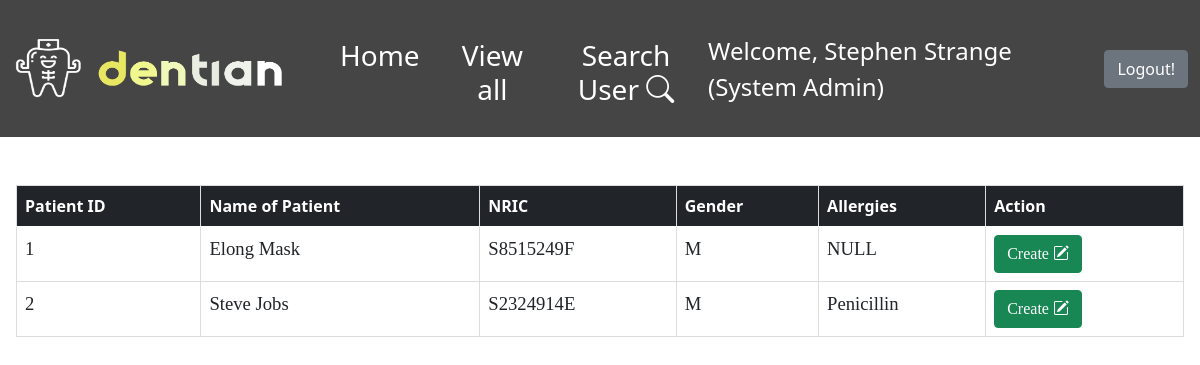
The app's page /DentistPatient.php (signed in) with its own data.
### tables this page shows
CREATE TABLE `patient_profile` (
  `Patient_ID` int(11) NOT NULL,
  `Status` varchar(10) NOT NULL DEFAULT 'Active',
  `First_Name` varchar(20) NOT NULL,
  `Last_Name` varchar(20) NOT NULL,
  `NRIC_PNum` varchar(9) NOT NULL,
  `Gender` char(1) NOT NULL,
  `Birth_Date` date DEFAULT NULL,
  `Address` varchar(50) NOT NULL,
  `Nationality` varchar(100) NOT NULL,
  `Phone_Num` int(8) NOT NULL,
  `Email` varchar(50) NOT NULL,
  `Marital Status` varchar(20) NOT NULL,
  `Occupation` varchar(50) NOT NULL,
  `Smoker` varchar(3) NOT NULL,
  `Allergies` varchar(100) DEFAULT NULL,
  `Long_term_med` varchar(200) DEFAULT NULL,
  `Existing_Med_Conds` varchar(200) DEFAULT NULL,
  `Referred_by_clinic` varchar(50) DEFAULT NULL,
  `Referred_memo` varchar(200) DEFAULT NULL,
  `Family_ID` int(100) DEFAULT NULL,
  `Emer_Name` varchar(20) NOT NULL,
  `Emer_Contact` int(8) NOT NULL,
  `Emer_relation` varchar(10) NOT NULL,
  `Subsidies` varchar(3) NOT NULL
);

### db_connection.php (called while the page is built, shortened)
<?php
class DB_Connect
{
    public function connect()
    {
        try {
            $host2 = "sql6.freemysqlhosting.net";
            $db2 = "sql6501826";
            $username2 = "sql6501826";
            $password2 = "YnaPNqTYI4";
            $conn = new PDO('mysql:host='. $host2 . '; dbname=' . $db2 , $username2, $password2);
            return $conn;
        } catch (PDOException $e) {
            print "Error: " . $e->getMessage() . "<br>";
            die();
        }
    }
}

### DentistPatient.php (the view, shortened to what this page needs)
<?php
include 'db_connection.php';
require_once('Navbar.php');
if (!isset($_SESSION['Role']) && empty($_SESSION['Role'])) {
    header("Location: index.php");
} else {
    if (!isset($_SESSION['patients']) && empty($_SESSION['patients'])) {
        $db = new DB_Connect();
        $stmt = $db->connect()->prepare("SELECT * FROM patient_profile");
        $stmt->execute();
        if ($stmt->rowCount() > 0) {
            $patients = $stmt->fetchAll(PDO::FETCH_ASSOC);
        }
    } else {
        $patients = $_SESSION['patients'];
        $errormsg = $_SESSION['errorMsg'];
        $rowCount = $_SESSION['rowCount'];
    }
}
?>
<html>
<head>
    <link rel="stylesheet" href="https://cdn.jsdelivr.net/npm/bootstrap-icons@1.8.1/font/bootstrap-icons.css">
    <link href="https://cdn.jsdelivr.net/npm/bootstrap@5.0.2/dist/css/bootstrap.min.css" rel="stylesheet">
    <link rel="stylesheet" href="https://cdn.jsdelivr.net/npm/bootstrap-icons@1.8.1/font/bootstrap-icons.css">
</head>
<body>
    <div class="w-100 p-3">
        <nav class="navbar navbar-light bg-transparent">
        </nav>
        <table class="table table-hover ps-1">
            <thead class="table-dark">
                <tr>
                    <th scope="col">Patient ID</th>
                    <th scope="col">Name of Patient</th>
                    <th scope="col">NRIC</th>
                    <th scope="col">Gender</th>
                    <th scope="col">Allergies</th>
                    <th scope="col">Action</th>
                </tr>
            </thead>
            <tbody>
                <?php
                foreach ($patients as $patients) {
                    echo
                    '<tr>' .
                        '<td>' . $patients['Patient_ID'] . '</td>' .
                        '<td class="firstName">' . $patients['First_Name'] . ' ' . $patients['Last_Name'] . '</td>' .
                        '<td>' . $patients['NRIC_PNum'] . '</td>' .
                        '<td>' . $patients['Gender'] . '</td>' .
                        '<td>' . $patients['Allergies'] . '</td>' .
                        '<td><button type="button" class="btn btn-success createBtn1" data-bs-toggle="modal" data-bs-target="#createBtn">Create <i class="bi bi-pencil-square"></i></button></td>' .
                        '</tr>';
                }
                ?>
            </tbody>
        </table>
    </div>
</body>
</html>

### DentistPatient.php (style rules this page uses)
p, td { font-family: garamond; font-size: 14pt; }
td, th { border: 1px solid #ddd; }
table { width: 50%; background-color: white; text-align: left; }
body { background-image: url('img/AdminBackground.png'); background-repeat: no-repeat; background-attachment: fixed; background-size: cover; }

### records on screen
patient_profile: Patient_ID "1", First_Name "Elong", Last_Name "Mask", NRIC_PNum "S8515249F", Gender "M", Allergies "NULL"
patient_profile: Patient_ID "2", First_Name "Steve", Last_Name "Jobs", NRIC_PNum "S2324914E", Gender "M", Allergies "Penicillin"

### other values on screen
$_SESSION['Name'] "Stephen Strange"
$_SESSION['Role'] "System Admin"
